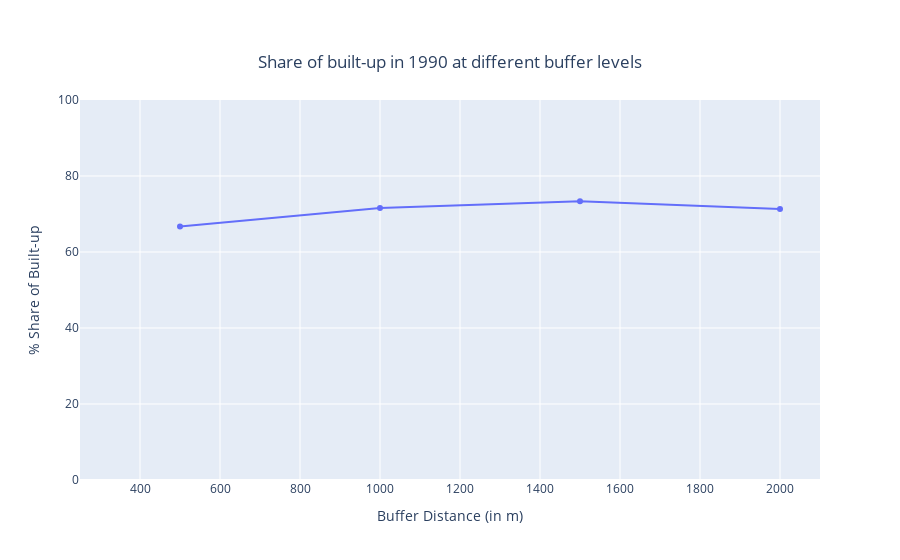
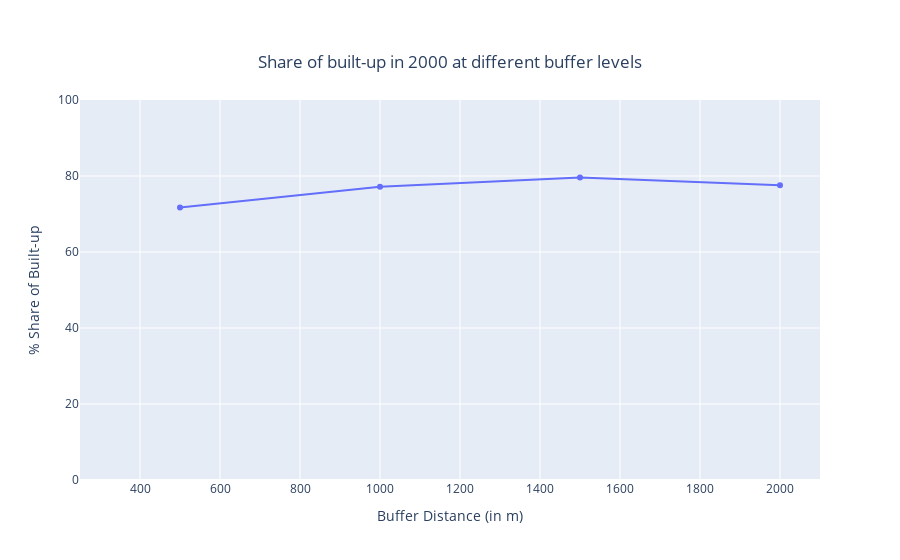
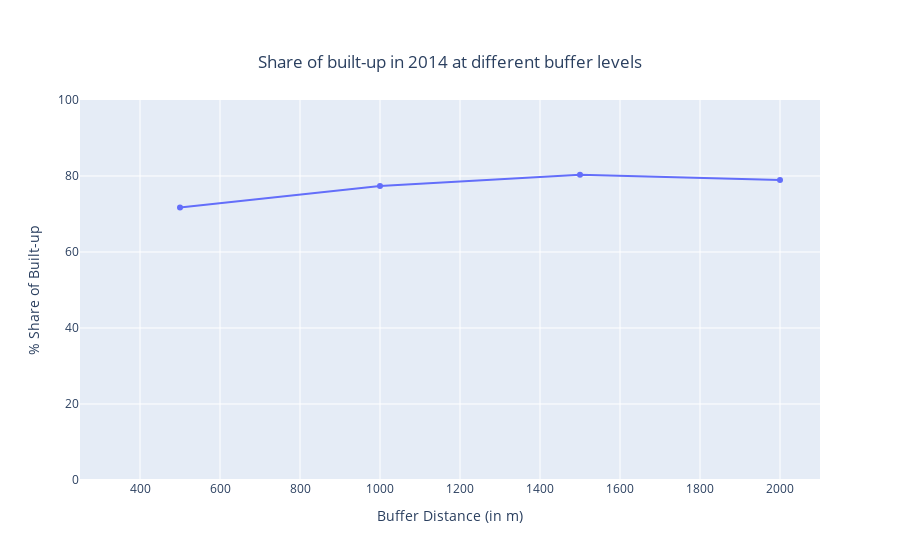

Notebook code cell kept with these figures, in order:
### Code cell
import plotly.graph_objects as go
import numpy as np
for i in di2.keys():
    x = [500, 1000, 1500, 2000]
    fig = go.Figure(data=go.Scatter(x=x, y=di2[i], mode='lines+markers', text=di2[i],  name='% Built-up'))

    fig.update_layout(
        title={
            'text': "Share of built-up in {} at different buffer levels".format(i),
            'y':0.9,
            'x':0.5,
            'xanchor': 'center',
            'yanchor': 'top'})

    fig.update_layout(xaxis_title='Buffer Distance (in m)',
                       yaxis_title='% Share of Built-up')
    fig.update_traces(hoverinfo='text+name', mode='lines+markers')
    fig.update_xaxes(range=[250,2100])
    fig.update_yaxes(range=[0,100])

    fig.show()

### Figure 1 — Plotly figure (JSON) as saved in the notebook; plotly's stock layout.template omitted (floating-point values rounded to 4 significant figures)
{"data": [{"hoverinfo": "text+name", "mode": "lines+markers", "name": "% Built-up", "text": ["66.69", "71.59", "73.34", "71.31"], "type": "scatter", "x": [500, 1000, 1500, 2000], "y": [66.69, 71.59, 73.34, 71.31]}], "layout": {"title": {"text": "Share of built-up in 1990 at different buffer levels", "x": 0.5, "xanchor": "center", "y": 0.9, "yanchor": "top"}, "xaxis": {"range": [250, 2100], "title": {"text": "Buffer Distance (in m)"}}, "yaxis": {"range": [0, 100], "title": {"text": "% Share of Built-up"}}}}

### Figure 2 — Plotly figure (JSON) as saved in the notebook; plotly's stock layout.template omitted (floating-point values rounded to 4 significant figures)
{"data": [{"hoverinfo": "text+name", "mode": "lines+markers", "name": "% Built-up", "text": ["71.69", "77.17", "79.61", "77.54"], "type": "scatter", "x": [500, 1000, 1500, 2000], "y": [71.69, 77.17, 79.61, 77.54]}], "layout": {"title": {"text": "Share of built-up in 2000 at different buffer levels", "x": 0.5, "xanchor": "center", "y": 0.9, "yanchor": "top"}, "xaxis": {"range": [250, 2100], "title": {"text": "Buffer Distance (in m)"}}, "yaxis": {"range": [0, 100], "title": {"text": "% Share of Built-up"}}}}

### Figure 3 — Plotly figure (JSON) as saved in the notebook; plotly's stock layout.template omitted (floating-point values rounded to 4 significant figures)
{"data": [{"hoverinfo": "text+name", "mode": "lines+markers", "name": "% Built-up", "text": ["71.74", "77.35", "80.36", "78.97"], "type": "scatter", "x": [500, 1000, 1500, 2000], "y": [71.74, 77.35, 80.36, 78.97]}], "layout": {"title": {"text": "Share of built-up in 2014 at different buffer levels", "x": 0.5, "xanchor": "center", "y": 0.9, "yanchor": "top"}, "xaxis": {"range": [250, 2100], "title": {"text": "Buffer Distance (in m)"}}, "yaxis": {"range": [0, 100], "title": {"text": "% Share of Built-up"}}}}
